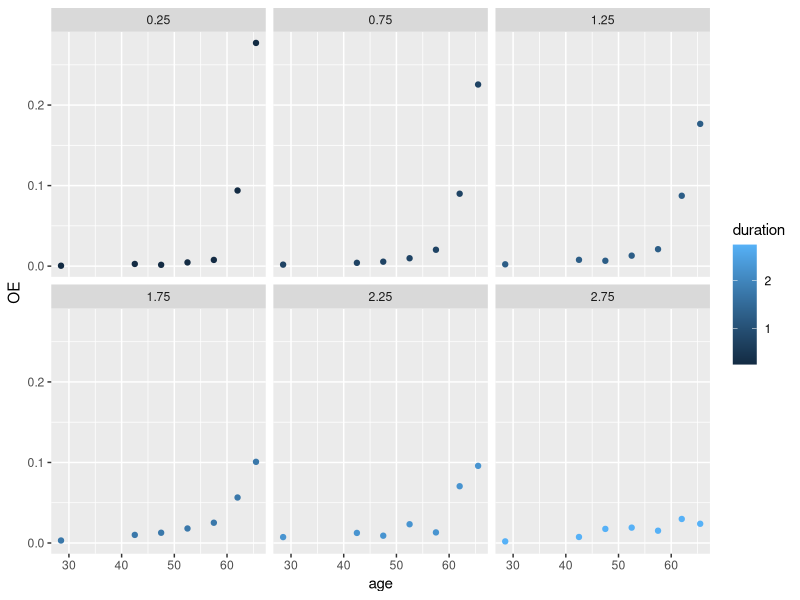
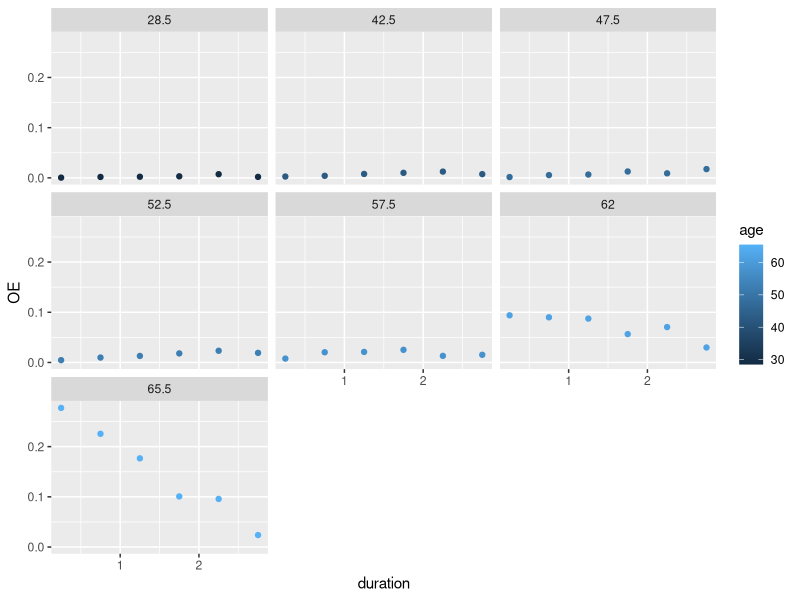
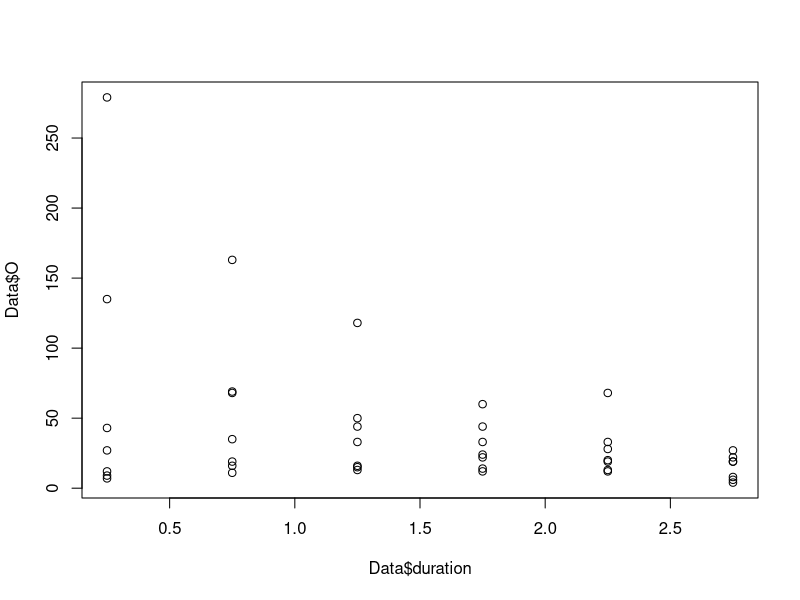
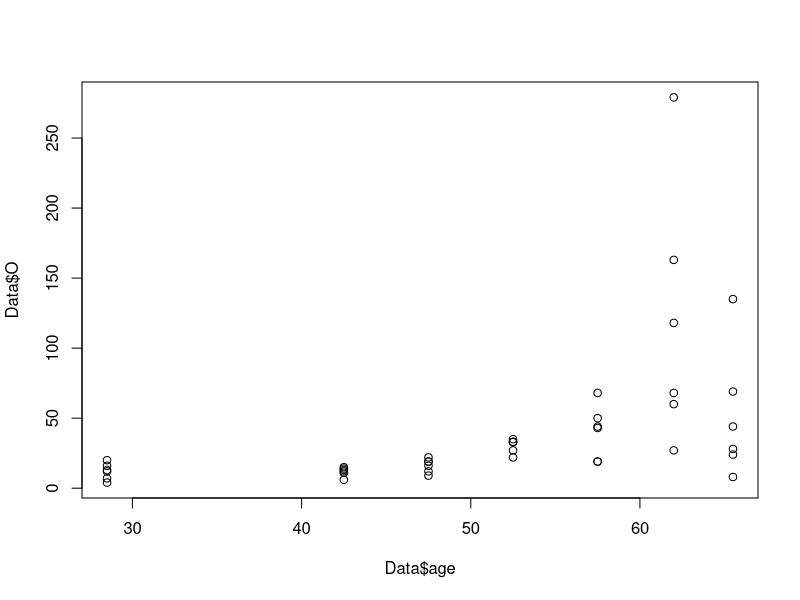
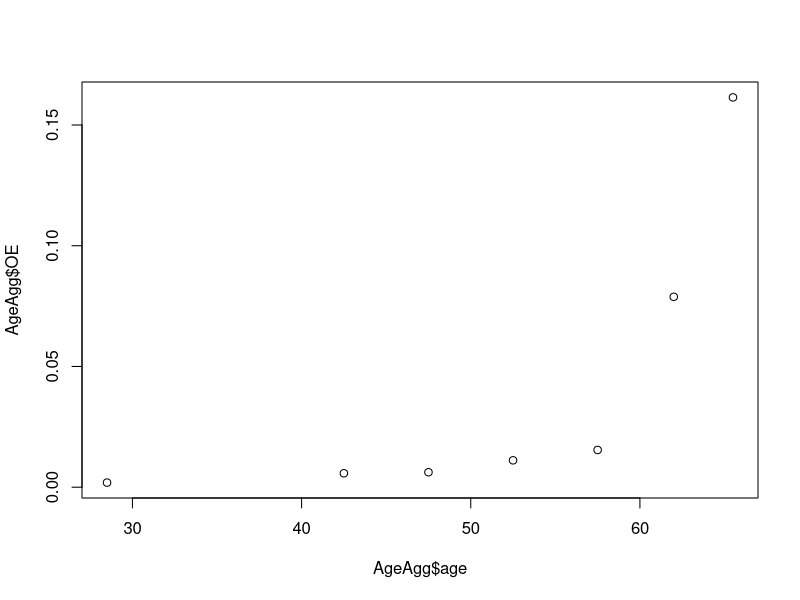
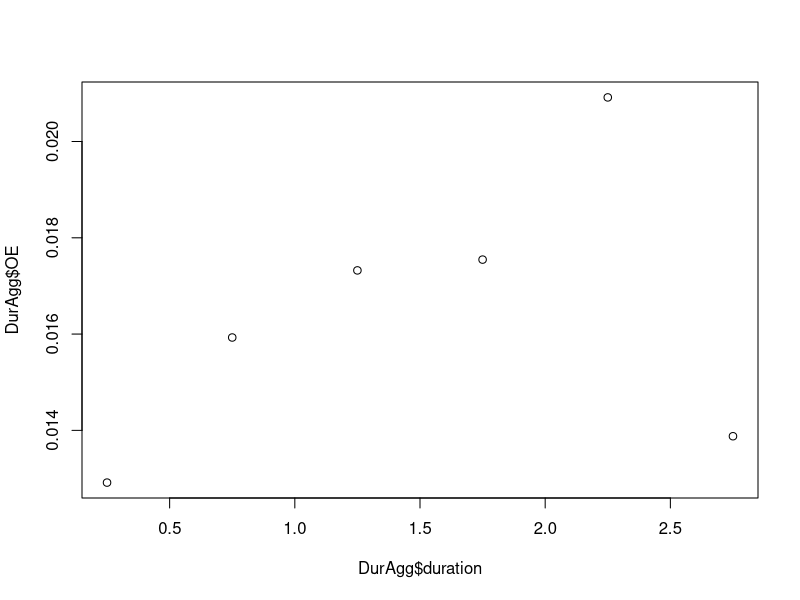
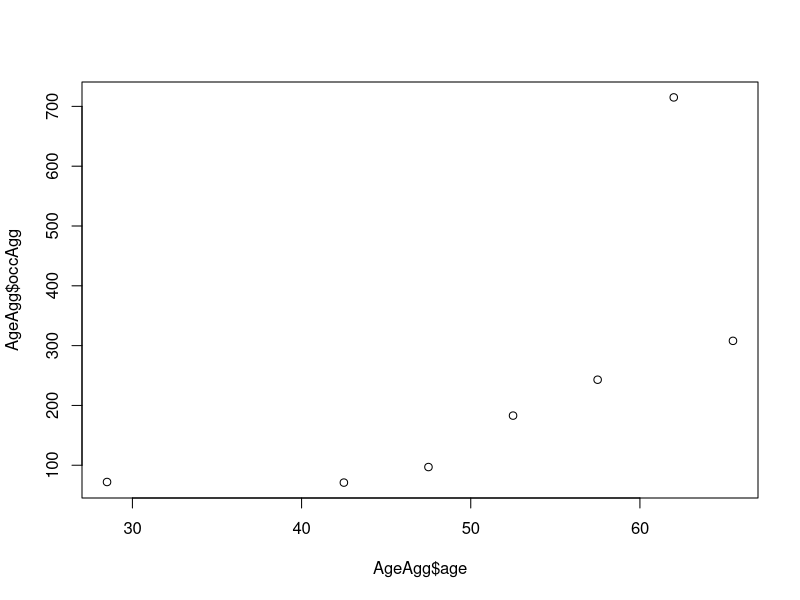
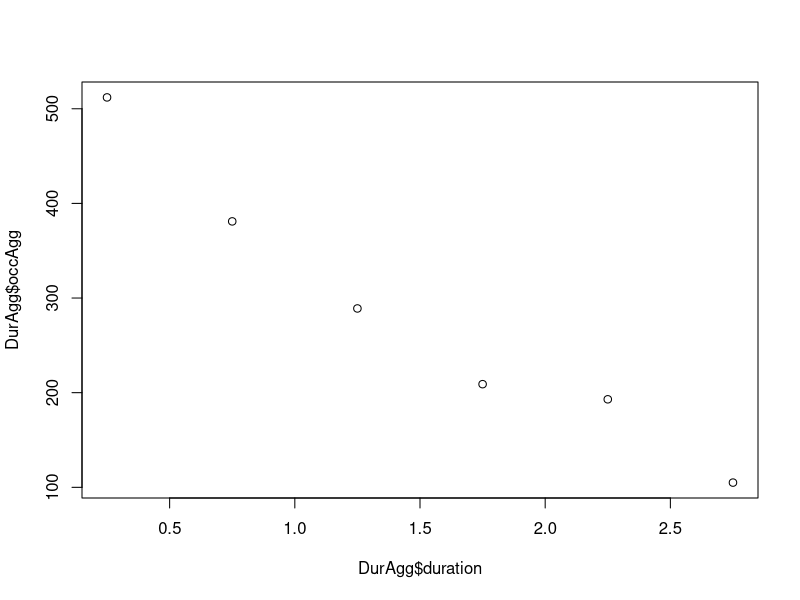

These figures' R source, in order: (Note: this script raises an error after producing the figures.)
######################################################
####               PAKKER OG DATA                 ####
######################################################
library(tidyverse)
library(ggplot2)
library(dplyr)
library(stats)
library(splines)
library(hexbin)

# Indlæs data:
Data <- read_csv("Data/JA/JAFP.csv")

# Opret variabel OE-rater
Data$OE <- Data$O / Data$E

# Vis data og opsummering
View(Data)
summary(Data)


######################################################
####          CENTRERING AF COVARIATER            ####
######################################################

#Centrerer age
unique_ages <- unique(Data$age)
midpoints <- (unique_ages[-1] + unique_ages[-length(unique_ages)]) / 2
custom_last_point <- (67 - 64) / 2 + 64  # Brug 65,5 som værdi i højre endepunkt da det sidste datapunkt er 60 år
midpoints <- c(midpoints, custom_last_point)
Data$age <- midpoints[match(Data$age, unique_ages)]

#centrerer duration
midpointsduration<-c((unique(Data$duration)[-1]+unique(Data$duration)[-length(unique(Data$duration))])/2,unique(Data$duration)[length(unique(Data$duration))])
Data$duration<-midpointsduration[match(Data$duration, unique(Data$duration))]

#fjerner sidste datapunkt for duration
Data<-Data[Data$duration!=unique(Data$duration)[length(unique(Data$duration))],]

View(Data)

######################################################
####            VISUALISERING AF DATA             ####
######################################################
ggplot(Data, aes(x = age, y=OE)) +
  geom_point(aes(color = duration))+
  facet_wrap(~ duration)

ggplot(Data, aes(x = duration, y=OE)) +
  geom_point(aes(color = age))+
  facet_wrap(~ age)

plot(y=Data$O, x=Data$duration)
plot(y=Data$O, x=Data$age)



######################################################
####      AGGREGERING OG IKKE-LINEARE TRENDS      ####
######################################################

# Aggregering af data efter 'age'
AgeAgg <- Data %>%
  group_by(age) %>%
  summarise(expoAgg = sum(E), occAgg=sum(O)) %>%
  mutate(OE = occAgg/expoAgg)


# Aggregering af data efter 'duration'
DurAgg <- Data %>%
  group_by(duration) %>%
  summarise(expoAgg = sum(E), occAgg=sum(O)) %>%
  mutate(OE = occAgg/expoAgg)


# Plots af trends
plot(AgeAgg$age, AgeAgg$OE)
plot(DurAgg$duration, DurAgg$OE)

plot(AgeAgg$age, AgeAgg$occAgg)
plot(DurAgg$duration, DurAgg$occAgg)

plot(AgeAgg$age, AgeAgg$OE)
plot(DurAgg$duration, DurAgg$OE)

plot(AgeAgg$age, AgeAgg$occAgg)
plot(DurAgg$duration, DurAgg$occAgg)

plot(AgeAgg$age, AgeAgg$expoAgg)
plot(DurAgg$duration, DurAgg$expoAgg)



######################################################
####                  Residualplots               ####
######################################################

#Centrer middelværdien: 
residplotage<-function(model){qplot(Data$age, .stdresid,data = model)+
    geom_smooth(method = "loess", size = 1, formula = y ~ x) +
    xlab("age") +
    ylab("fitted values")}

residplotduration<-function(model){qplot(Data$duration, .stdresid,data = model)+
    geom_smooth(method = "loess", size = 1, formula = y ~ x) +
    xlab("duration") +
    ylab("fitted values")}



######################################################
####          Fjerner første værdi af age         ####
######################################################

#Fjerner første datapunkt for age
Data <- Data[Data$age != unique(Data$age)[1], ]

View(Data)



######################################################
####                  GLM MODELLER                ####
######################################################

# Lineær model med age og duration
glm_linear_1 <- glm(O ~ age + duration, offset = log(E), family = poisson, data = Data)
summary(glm_linear_1)
AIC(glm_linear_1)


######################################################
####                 POLYNOMIUM                   ####
######################################################

# Polynomial modeller for duration
glm_poly_1_dur <- glm(O ~ age + poly(duration, 1), offset = log(E), family = poisson, data = Data)
glm_poly_2_dur <- glm(O ~ age + poly(duration, 2), offset = log(E), family = poisson, data = Data)
glm_poly_3_dur <- glm(O ~ age + poly(duration, 3), offset = log(E), family = poisson, data = Data)


# Sammenlign AIC for polynomial modeller for duration
AIC(glm_poly_1_dur, glm_poly_2_dur, glm_poly_3_dur)
#Anden grads bedst

residplotduration(glm_poly_2_dur)


# Polynomial modeller for age
glm_poly_1_age <- glm(O ~ poly(age, 1) + duration, offset = log(E), family = poisson, data = Data)
glm_poly_2_age <- glm(O ~ poly(age, 2) + duration, offset = log(E), family = poisson, data = Data)
glm_poly_4_age <- glm(O ~ poly(age, 4) + duration, offset = log(E), family = poisson, data = Data)

# Sammenlign AIC for polynomial modeller for age
AIC(glm_poly_1_age, glm_poly_2_age, glm_poly_4_age)


# Polynomial model med kombination af age og duration
glm_poly_4_2 <- glm(O ~ poly(age, 4) + poly(duration, 2), offset = log(E), family = poisson, data = Data)
glm_poly_2_2 <- glm(O ~ poly(age, 2) + poly(duration, 2), offset = log(E), family = poisson, data = Data)

# Sammenlign AIC for modeller med age og duration polynomier
AIC(glm_poly_2_2, glm_poly_4_2)



######################################################
####         Prædictions- og residualplot         ####
######################################################

#Insæt den valgte model: 
model <- glm_2indikator_poly

# Beregn forudsagte O-værdier
Data$predicted_O <- predict(model, type = "response")

# Aggreger forudsagte værdier efter age
AgeAgg <- Data %>%
  group_by(age) %>%
  summarise(expoAgg = sum(E), occAgg = sum(O), predictedAgg = sum(predicted_O)) %>%
  mutate(predicted_OE = predictedAgg / expoAgg, OE = occAgg / expoAgg)

# Plot OE-rater over alder
plot(AgeAgg$age, AgeAgg$OE, col = "blue", pch = 1, xlab = "Age", ylab = "OE Rate", 
     main = "OE-rates with additive model over Age")
lines(AgeAgg$age, AgeAgg$predicted_OE, col = "red", lwd = 2)

# Aggreger forudsagte værdier efter duration
DurAgg <- Data %>%
  group_by(duration) %>%
  summarise(expoAgg = sum(E), occAgg = sum(O), predictedAgg = sum(predicted_O)) %>%
  mutate(predicted_OE = predictedAgg / expoAgg, OE = occAgg / expoAgg)

# Plot OE-rater over duration
plot(DurAgg$duration, DurAgg$OE, col = "blue", pch = 1, xlab = "Duration", ylab = "OE Rate", 
     main = "OE-rates with additive model over Duration")
lines(DurAgg$duration, DurAgg$predicted_OE, col = "red", lwd = 2)


# Residualplot for lineær model
residplotage(model)
residplotduration(model)


######################################################
####                  1 INDIKATOR                 ####
######################################################
glm_1indikator_add <- glm(O ~ age + poly(duration, 1) + I(duration >= 2), offset = log(E), 
                          family = poisson, data = Data)

glm_1indikator_poly <- glm(O ~ poly(age,2) + poly(duration, 2) + I(duration >= 2), offset = log(E), 
                          family = poisson, data = Data)

glm_1indikator_poly4 <- glm(O ~ poly(age,4) + poly(duration, 2) + I(duration >= 2) , offset = log(E), 
                           family = poisson, data = Data)

glm_2indikator_add <- glm(O ~ age + poly(duration, 1) + I(duration >= 2) + I(age >= 60), offset = log(E), 
                          family = poisson, data = Data)

glm_2indikator_poly <- glm(O ~ poly(age,2) + poly(duration, 2) + I(duration >= 2)*I(age >= 60), offset = log(E), 
                           family = poisson, data = Data)

glm_2indikator_poly4 <- glm(O ~ poly(age,4) + poly(duration, 2) + I(duration >= 2) + I(age >= 60), offset = log(E), 
                            family = poisson, data = Data)

glm_ind_add <- glm(O ~ age + poly(duration, 1) + I(age >= 60), offset = log(E), 
                          family = poisson, data = Data)

glm_ind_poly <- glm(O ~ poly(age,2) + poly(duration, 2) + I(age >= 60), offset = log(E), 
                           family = poisson, data = Data)

glm_ind_poly4 <- glm(O ~ poly(age,4) + poly(duration, 2) + I(age >= 60), offset = log(E), 
                            family = poisson, data = Data)

AIC(glm_poly_2_2, glm_poly_4_2,glm_1indikator_add,glm_linear_1,glm_1indikator_poly,glm_1indikator_poly4,glm_2indikator_add,glm_2indikator_poly,glm_2indikator_poly4)

AIC(glm_ind_add,glm_ind_poly,glm_ind_poly4,glm_ind_poly3)

AIC(glm_2indikator_poly,glm_ind_poly)


summary(glm_2indikator_poly)
summary(glm_ind_poly)
summary(glm_ind_poly4)
summary(glm_2indikator_poly)


######################################################
####                  HEATMAPS                    ####
######################################################

# Beregn observerede rater
Data$observed_rate <- Data$O / Data$E

# Heatmap for observerede OE-rater
heatmap_observed <- ggplot(Data, aes(y = duration, x = age, fill = observed_rate)) +
  geom_tile(color = "white") +
  scale_fill_gradient(low = "blue", high = "red") +
  labs(title = "Heatmap af Observerede OE-Rater", y = "Duration", x = "Age", fill = "Observed OE-Rate") +
  theme_minimal()

heatmap_observed


# Beregn observerede rater


Data$predicted_rate <- Data$predicted_O / Data$E

# Heatmap for observerede OE-rater
heatmap_predicted <- ggplot(Data, aes(y = duration, x = age, fill = predicted_rate)) +
  geom_tile(color = "white") +
  scale_fill_gradient(low = "blue", high = "red") +
  labs(title = "Heatmap af Predicted OE-Rater", y = "Duration", x = "Age", fill = "Observed OE-Rate") +
  theme_minimal()

heatmap_predicted 


######################################################
####                ENDELIG MODEL                 ####
######################################################

JAFP_final <- glm(O ~ poly(age,2) + poly(duration, 2) + I(duration >= 2)*I(age >= 60), offset = log(E), 
                  family = poisson, data = Data)




